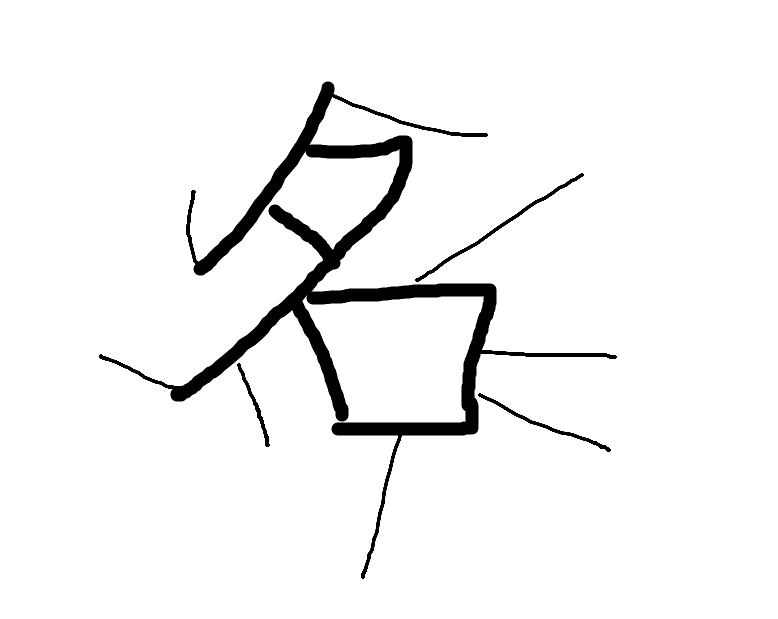
#> input picture ceshi4.png, 778 x 619 px
$ jupyter execute '4.5礼帽和黑帽.ipynb'
#> lines starting #> are read from the running program, lines starting #| are printed output that depends on the picture
[cell 1]
import cv2
import numpy as np
import matplotlib.pyplot as plt

img = cv2.imread('ceshi4.png')
#> img is the input picture: shape (619, 778, 3); min 0, max 255, mean 243.5
kernel = np.ones((9, 9), np.uint8)
#礼帽变换
tophat = cv2.morphologyEx(img, cv2.MORPH_TOPHAT, kernel)
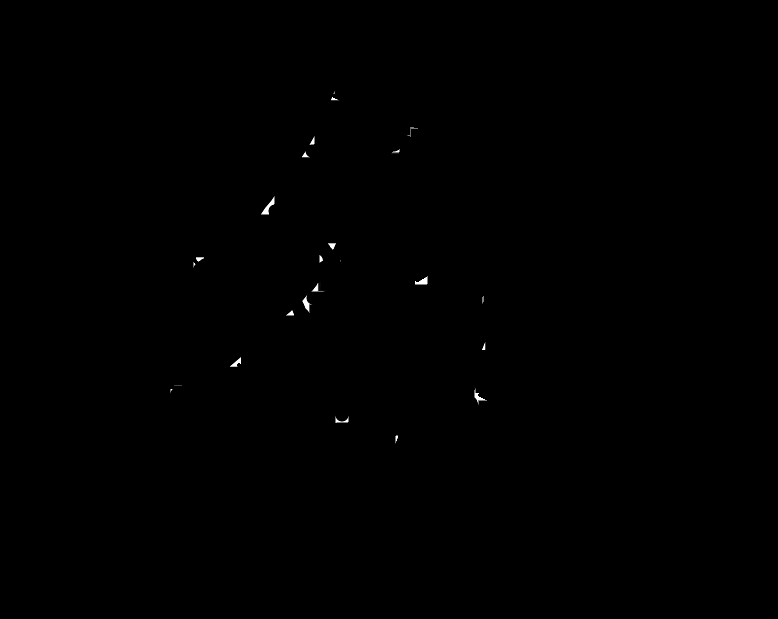
#> tophat: shape (619, 778, 3); min 0, max 255, mean 0.3

#黑帽变换
blackhat = cv2.morphologyEx(img, cv2.MORPH_BLACKHAT, kernel)

fig, axes = plt.subplots(1, 3, figsize=(15,10))
axes[0].imshow(img)
axes[0].set_title('Original')
axes[0].axis('off')

axes[1].imshow(tophat)
axes[1].set_title('Tophat')
axes[1].axis('off')

axes[2].imshow(blackhat)
axes[2].set_title('Blackhat')
axes[2].axis('off')

plt.tight_layout()
plt.show()
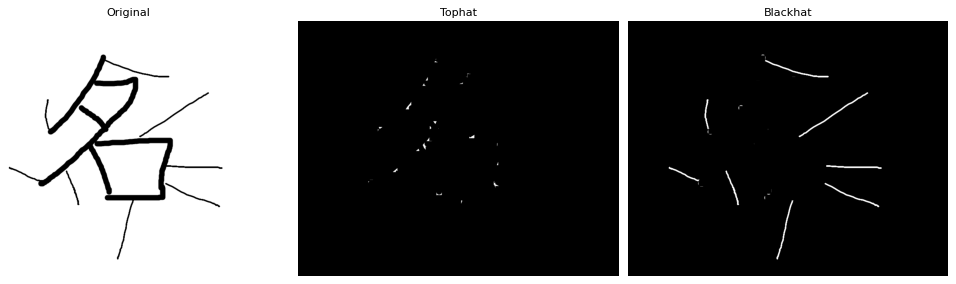
#> figure drawn by matplotlib, 3 panels
